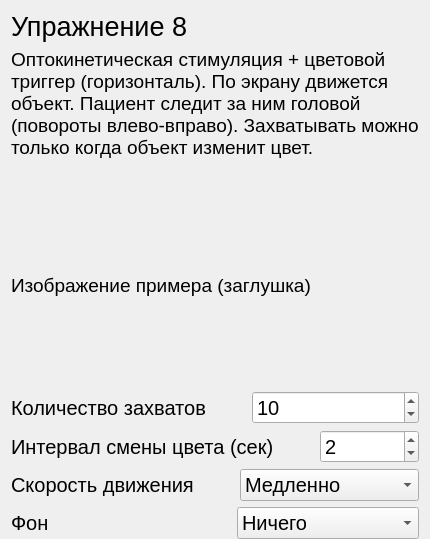
               <widget class="QWidget" name="page_ex8">
                <layout class="QVBoxLayout" name="verticalLayout_33">
                 <property name="bottomMargin">
                  <number>0</number>
                 </property>
                 <item>
                  <widget class="QLabel" name="label_69">
                   <property name="font">
                    <font>
                     <pointsize>20</pointsize>
                    </font>
                   </property>
                   <property name="text">
                    <string>Упражнение 8</string>
                   </property>
                  </widget>
                 </item>
                 <item>
                  <spacer name="verticalSpacer_37">
                   <property name="orientation">
                    <enum>Qt::Vertical</enum>
                   </property>
                   <property name="sizeType">
                    <enum>QSizePolicy::Preferred</enum>
                   </property>
                   <property name="sizeHint" stdset="0">
                    <size>
                     <width>20</width>
                     <height>40</height>
                    </size>
                   </property>
                  </spacer>
                 </item>
                 <item>
                  <widget class="QLabel" name="label_70">
                   <property name="sizePolicy">
                    <sizepolicy hsizetype="Expanding" vsizetype="Minimum">
                     <horstretch>0</horstretch>
                     <verstretch>0</verstretch>
                    </sizepolicy>
                   </property>
                   <property name="font">
                    <font>
                     <pointsize>14</pointsize>
                    </font>
                   </property>
                   <property name="text">
                    <string>Оптокинетическая стимуляция + цветовой триггер (горизонталь). По экрану движется объект. Пациент следит за ним головой (повороты влево-вправо). Захватывать можно только когда объект изменит цвет.</string>
                   </property>
                   <property name="wordWrap">
                    <bool>true</bool>
                   </property>
                  </widget>
                 </item>
                 <item>
                  <spacer name="verticalSpacer_38">
                   <property name="orientation">
                    <enum>Qt::Vertical</enum>
                   </property>
                   <property name="sizeType">
                    <enum>QSizePolicy::Preferred</enum>
                   </property>
                   <property name="sizeHint" stdset="0">
                    <size>
                     <width>20</width>
                     <height>100</height>
                    </size>
                   </property>
                  </spacer>
                 </item>
                 <item>
                  <widget class="QLabel" name="lable_apple_example_img_8">
                   <property name="sizePolicy">
                    <sizepolicy hsizetype="Ignored" vsizetype="Ignored">
                     <horstretch>0</horstretch>
                     <verstretch>160</verstretch>
                    </sizepolicy>
                   </property>
                   <property name="minimumSize">
                    <size>
                     <width>300</width>
                     <height>200</height>
                    </size>
                   </property>
                   <property name="font">
                    <font>
                     <pointsize>14</pointsize>
                    </font>
                   </property>
                   <property name="text">
                    <string>Изображение примера (заглушка)</string>
                   </property>
                   <property name="scaledContents">
                    <bool>true</bool>
                   </property>
                  </widget>
                 </item>
                 <item>
                  <spacer name="verticalSpacer_39">
                   <property name="orientation">
                    <enum>Qt::Vertical</enum>
                   </property>
                   <property name="sizeType">
                    <enum>QSizePolicy::Preferred</enum>
                   </property>
                   <property name="sizeHint" stdset="0">
                    <size>
                     <width>20</width>
                     <height>40</height>
                    </size>
                   </property>
                  </spacer>
                 </item>
                 <item>
                  <layout class="QHBoxLayout" name="horizontalLayout_38">
                   <item>
                    <widget class="QLabel" name="label_71">
                     <property name="font">
                      <font>
                       <pointsize>15</pointsize>
                      </font>
                     </property>
                     <property name="text">
                      <string>Количество захватов</string>
                     </property>
                    </widget>
                   </item>
                   <item>
                    <spacer name="horizontalSpacer_30">
                     <property name="orientation">
                      <enum>Qt::Horizontal</enum>
                     </property>
                     <property name="sizeType">
                      <enum>QSizePolicy::Preferred</enum>
                     </property>
                     <property name="sizeHint" stdset="0">
                      <size>
                       <width>40</width>
                       <height>20</height>
                      </size>
                     </property>
                    </spacer>
                   </item>
                   <item>
                    <widget class="QSpinBox" name="spinBox_ex8_count">
                     <property name="font">
                      <font>
                       <pointsize>15</pointsize>
                      </font>
                     </property>
                     <property name="minimum">
                      <number>1</number>
                     </property>
                     <property name="maximum">
                      <number>30</number>
                     </property>
                     <property name="value">
                      <number>10</number>
                     </property>
                    </widget>
                   </item>
                  </layout>
                 </item>
                 <item>
                  <layout class="QHBoxLayout" name="horizontalLayout_39"/>
                 </item>
                 <item>
                  <layout class="QHBoxLayout" name="horizontalLayout_40">
                   <item>
                    <widget class="QLabel" name="label_73">
                     <property name="font">
                      <font>
                       <pointsize>15</pointsize>
                      </font>
                     </property>
                     <property name="text">
                      <string>Интервал смены цвета (сек)</string>
                     </property>
                    </widget>
                   </item>
                   <item>
                    <spacer name="horizontalSpacer_32">
                     <property name="orientation">
                      <enum>Qt::Horizontal</enum>
                     </property>
                     <property name="sizeType">
                      <enum>QSizePolicy::Preferred</enum>
                     </property>
                     <property name="sizeHint" stdset="0">
                      <size>
                       <width>40</width>
                       <height>20</height>
                      </size>
                     </property>
                    </spacer>
                   </item>
                   <item>
                    <widget class="QSpinBox" name="spinBox_ex8_color_interval">
                     <property name="font">
                      <font>
                       <pointsize>15</pointsize>
                      </font>
                     </property>
                     <property name="minimum">
                      <number>1</number>
                     </property>
                     <property name="maximum">
                      <number>10</number>
                     </property>
                     <property name="value">
                      <number>2</number>
                     </property>
                    </widget>
                   </item>
                  </layout>
                 </item>
                 <item>
                  <layout class="QHBoxLayout" name="horizontalLayout_41">
                   <item>
                    <widget class="QLabel" name="label_74">
                     <property name="font">
                      <font>
                       <pointsize>15</pointsize>
                      </font>
                     </property>
                     <property name="text">
                      <string>Скорость движения</string>
                     </property>
                    </widget>
                   </item>
                   <item>
                    <spacer name="horizontalSpacer_33">
                     <property name="orientation">
                      <enum>Qt::Horizontal</enum>
                     </property>
                     <property name="sizeType">
                      <enum>QSizePolicy::Preferred</enum>
                     </property>
                     <property name="sizeHint" stdset="0">
                      <size>
                       <width>40</width>
                       <height>20</height>
                      </size>
                     </property>
                    </spacer>
                   </item>
                   <item>
                    <widget class="QComboBox" name="comboBox_ex8_speed">
                     <property name="font">
                      <font>
                       <pointsize>15</pointsize>
                      </font>
                     </property>
                     <item>
                      <property name="text">
                       <string>Медленно</string>
                      </property>
                     </item>
                     <item>
                      <property name="text">
                       <string>Средне</string>
                      </property>
                     </item>
                     <item>
                      <property name="text">
                       <string>Быстро</string>
                      </property>
                     </item>
                    </widget>
                   </item>
                  </layout>
                 </item>
                 <item>
                  <layout class="QHBoxLayout" name="horizontalLayout_6">
                   <item>
                    <widget class="QLabel" name="label_50">
                     <property name="font">
                      <font>
                       <pointsize>15</pointsize>
                      </font>
                     </property>
                     <property name="text">
                      <string>Фон</string>
                     </property>
                    </widget>
                   </item>
                   <item>
                    <spacer name="horizontalSpacer_17">
                     <property name="orientation">
                      <enum>Qt::Horizontal</enum>
                     </property>
                     <property name="sizeHint" stdset="0">
                      <size>
                       <width>40</width>
                       <height>20</height>
                      </size>
                     </property>
                    </spacer>
                   </item>
                   <item>
                    <widget class="QComboBox" name="comboBox_ex8_fon">
                     <property name="sizePolicy">
                      <sizepolicy hsizetype="Expanding" vsizetype="Fixed">
                       <horstretch>0</horstretch>
                       <verstretch>0</verstretch>
                      </sizepolicy>
                     </property>
                     <property name="font">
                      <font>
                       <pointsize>15</pointsize>
                      </font>
                     </property>
                     <item>
                      <property name="text">
                       <string>Ничего</string>
                      </property>
                     </item>
                     <item>
                      <property name="text">
                       <string>Снег</string>
                      </property>
                     </item>
                     <item>
                      <property name="text">
                       <string>Дождь</string>
                      </property>
                     </item>
                     <item>
                      <property name="text">
                       <string>Туман</string>
                      </property>
                     </item>
                    </widget>
                   </item>
                  </layout>
                 </item>
                 <item>
                  <spacer name="verticalSpacer_40">
                   <property name="orientation">
                    <enum>Qt::Vertical</enum>
                   </property>
                   <property name="sizeHint" stdset="0">
                    <size>
                     <width>20</width>
                     <height>40</height>
                    </size>
                   </property>
                  </spacer>
                 </item>
                </layout>
               </widget>
